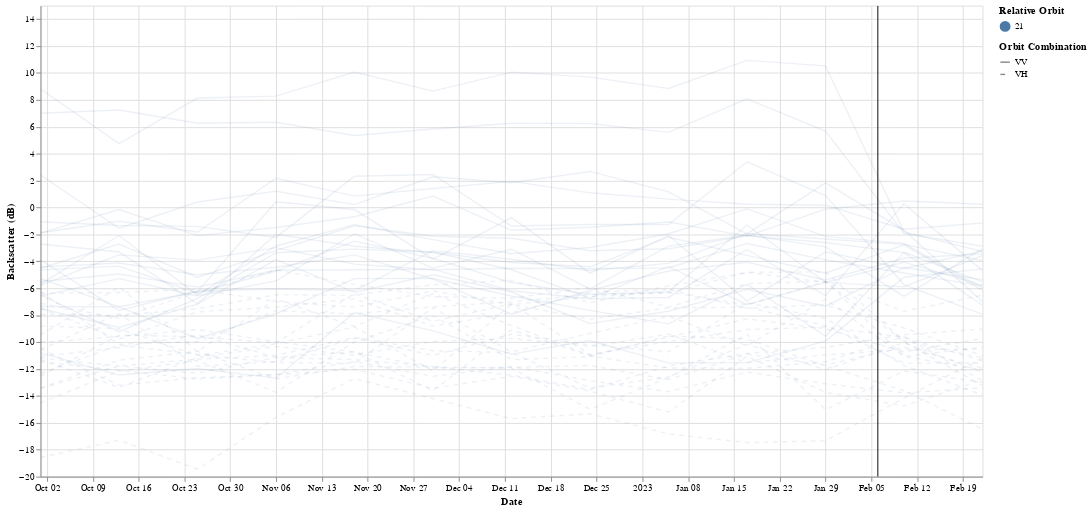

Notebook code for this chart:
### Markdown cell above
#### Filter Relative orbit
We can program some different options, e.g. to observe only one relative orbit. The Observable HQ Notebook will be more suitable for data visualization and such options filtering

### Code cell
######## Here selection of relative orbit to display ############
relorb_to_display = 21
#################################################################

df_sample2 = df_all[df_all['Relative_Orbit'] == relorb_to_display]

# Get the first 150 unique OSM_ID values
unique_osm_ids = df_sample2['OSM_ID'].unique()[:150]

# Filter the DataFrame to include only these OSM_ID values
df_filtered = df_sample2[df_sample2['OSM_ID'].isin(unique_osm_ids)]

points_filtered = len(df_filtered)
print(f"Nombre de points dans le DataFrame : {points_filtered}")

chart_2 = create_combined_chart(df_filtered)
chart_2

### Figure 1 — Vega-Lite specification as saved in the notebook (floating-point values rounded to 4 significant figures; data arrays with more than 128 entries replaced by an {"elided": "..."} marker saying what was removed)
{"config": {"view": {"continuousWidth": 300, "continuousHeight": 300}}, "layer": [{"mark": {"type": "circle", "size": 60}, "encoding": {"color": {"field": "Relative_Orbit", "legend": {"title": "Relative Orbit"}, "type": "nominal"}, "detail": {"field": "OSM_ID", "type": "nominal"}, "opacity": {"value": 0}, "tooltip": [{"field": "ID_Orbit_Combination", "title": "Combination", "type": "nominal"}, {"field": "date", "format": "%Y-%m-%d", "title": "Date", "type": "temporal"}, {"field": "mean", "title": "Backscatter", "type": "quantitative"}, {"field": "Polarization", "title": "Polarization", "type": "nominal"}], "x": {"field": "date", "title": "Date", "type": "temporal"}, "y": {"field": "mean", "scale": {"zero": false}, "title": "Backscatter (dB)", "type": "quantitative"}}, "name": "view_2"}, {"mark": {"type": "line"}, "encoding": {"color": {"field": "Relative_Orbit", "legend": {"title": "Relative Orbit"}, "type": "nominal"}, "detail": {"field": "OSM_ID", "type": "nominal"}, "opacity": {"condition": {"param": "param_3", "value": 1, "empty": false}, "value": 0.1}, "size": {"condition": {"param": "param_3", "value": 3, "empty": false}, "value": 1.5}, "strokeDash": {"field": "Polarization", "legend": {"title": "Orbit Combination"}, "scale": {"domain": ["VV", "VH"], "range": [[], [5, 5]]}, "type": "nominal"}, "tooltip": [{"field": "ID_Orbit_Combination", "title": "Combination", "type": "nominal"}, {"field": "date", "format": "%Y-%m-%d", "title": "Date", "type": "temporal"}, {"field": "mean", "title": "Backscatter", "type": "quantitative"}, {"field": "Polarization", "title": "Polarization", "type": "nominal"}], "x": {"field": "date", "title": "Date", "type": "temporal"}, "y": {"field": "mean", "scale": {"zero": false}, "title": "Backscatter (dB)", "type": "quantitative"}}}, {"data": {"name": "data-5eea4988dab92e9eeded7c7d514b833c"}, "mark": {"type": "rule", "color": "black", "strokeWidth": 1}, "encoding": {"x": {"field": "date", "type": "temporal"}}}], "data": {"name": "data-bfa8aff544d63e02c5ca447cd9c3b1d3"}, "height": 500, "params": [{"name": "param_3", "select": {"type": "point", "fields": ["OSM_ID"], "nearest": true, "on": "mouseover"}, "views": ["view_2"]}, {"name": "param_4", "select": {"type": "interval", "encodings": ["x", "y"]}, "bind": "scales", "views": ["view_2"]}], "width": 1000, "$schema": "https://vega.github.io/schema/vega-lite/v5.20.1.json", "datasets": {"data-bfa8aff544d63e02c5ca447cd9c3b1d3": {"elided": "520 records"}, "data-5eea4988dab92e9eeded7c7d514b833c": [{"date": "2023-02-06T00:00:00"}]}}
